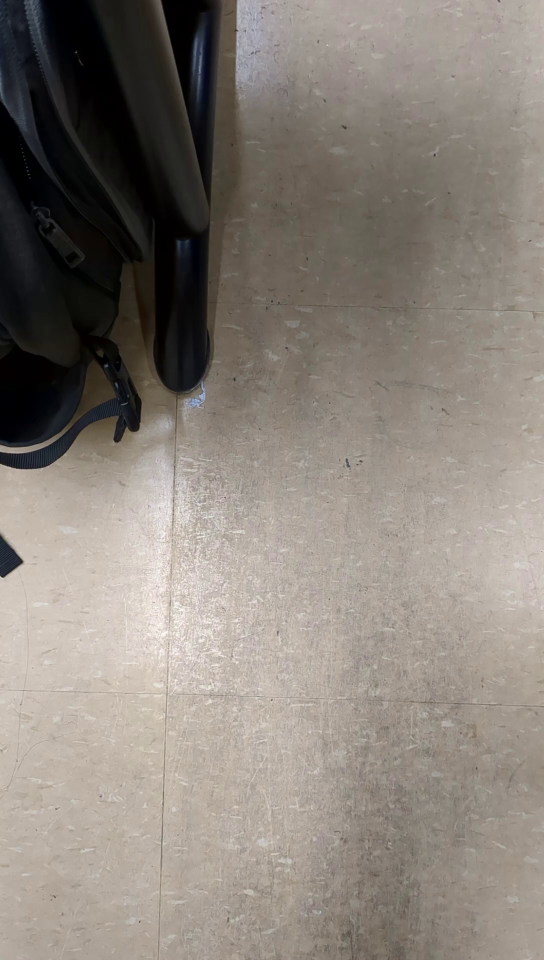
#> input picture frame 0 of week-6/compressed_video.mp4, 1088 x 1920 px, given in place of the camera (shown at 1/2 size)
$ python step1_calibrate.py 5
#> lines starting #> are read from the running program, lines starting #| are printed output that depends on the picture; after the words box and inside, x2 and y2 are one past the last pixel; in counts of white or black regions, pixels touching at a corner belong together
"""
Camera Calibration using OpenCV

This script captures images of a checkerboard pattern and computes
camera intrinsic parameters and distortion coefficients.

Instructions:
1. Print a checkerboard pattern (or display on a tablet/monitor)
   - Download from: https://github.com/opencv/opencv/blob/master/doc/pattern.png
   - Or use: https://calib.io/pages/camera-calibration-pattern-generator
2. Run this script
3. Show the checkerboard to the camera from different angles/distances
4. Press SPACE to capture when corners are detected (shown in color)
5. Capture 15-20 images from various angles
6. Press 'q' to finish and compute calibration

Controls:
    SPACE - Capture current frame (when corners detected)
    q     - Finish capturing and calibrate
    c     - Cycle to next camera
    ESC   - Exit without calibrating
"""

import cv2
import numpy as np
import os
import json
from datetime import datetime

# Get the directory where this script is located
SCRIPT_DIR = os.path.dirname(os.path.abspath(__file__))
DEFAULT_CALIBRATION_DIR = os.path.join(SCRIPT_DIR, "calibration_data")


def find_available_cameras(max_index=5):
    """Scan for available camera indices."""
    available = []
    for i in range(max_index):
        cap = cv2.VideoCapture(i)
        if cap.isOpened():
            available.append(i)
            cap.release()
    return available


def calibrate_camera(
    checkerboard_size=(9, 6),  # Inner corners (columns, rows)
    square_size=25.0,          # Size of square in mm (for real-world scale)
    camera_index=None,
    output_dir=None
):
    # Use default calibration directory (under script's folder) if not specified
#> called with checkerboard_size = (9, 6), square_size = 25, camera_index = 5
    if output_dir is None:
        output_dir = DEFAULT_CALIBRATION_DIR
    """
    Perform camera calibration using a checkerboard pattern.

    Args:
        checkerboard_size: Number of inner corners (width, height)
        square_size: Size of each square in mm
        camera_index: Camera to use (None for auto-detect)
        output_dir: Directory to save calibration results
    """
    # Create output directory
    os.makedirs(output_dir, exist_ok=True)

    # Find available cameras
    available_cameras = find_available_cameras()
    if not available_cameras:
        print("Error: No cameras found!")
        return None

    print(f"Available cameras: {available_cameras}")

    if camera_index is None:
        camera_index = available_cameras[0]
    elif camera_index not in available_cameras:
        print(f"Camera {camera_index} not available, using {available_cameras[0]}")
        camera_index = available_cameras[0]

    cap = cv2.VideoCapture(camera_index)

    if not cap.isOpened():
        print(f"Error: Could not open camera {camera_index}")
        return None

    # Get camera resolution
    width = int(cap.get(cv2.CAP_PROP_FRAME_WIDTH))
    height = int(cap.get(cv2.CAP_PROP_FRAME_HEIGHT))

    print(f"\nCamera {camera_index} opened ({width}x{height})")
    print(f"Checkerboard size: {checkerboard_size[0]}x{checkerboard_size[1]} inner corners")
    print(f"Square size: {square_size}mm")
    print("\n" + "="*50)
    print("Show the checkerboard pattern to the camera.")
    print("When corners are detected, they'll be drawn in color.")
    print("="*50)
    print("\nControls:")
    print("  SPACE - Capture frame (when corners detected)")
    print("  q     - Finish and calibrate")
    print("  c     - Switch camera")
    print("  ESC   - Exit without calibrating")
    print()

    # Prepare object points (0,0,0), (1,0,0), (2,0,0), ..., (8,5,0)
    objp = np.zeros((checkerboard_size[0] * checkerboard_size[1], 3), np.float32)
    objp[:, :2] = np.mgrid[0:checkerboard_size[0], 0:checkerboard_size[1]].T.reshape(-1, 2)
    objp *= square_size  # Scale to actual size

    # Arrays to store object points and image points
    obj_points = []  # 3D points in real world space
    img_points = []  # 2D points in image plane

    # Criteria for corner refinement
    criteria = (cv2.TERM_CRITERIA_EPS + cv2.TERM_CRITERIA_MAX_ITER, 30, 0.001)

    captured_count = 0
    current_cam_idx = available_cameras.index(camera_index)

    while True:
        ret, frame = cap.read()
#> frame is the input picture: shape (1920, 1088, 3); mean B, G, R 121.9, 129.4, 136.9
        if not ret:
            print("Error: Can't receive frame")
            break

        # Convert to grayscale for corner detection
        gray = cv2.cvtColor(frame, cv2.COLOR_BGR2GRAY)

        # Find checkerboard corners
        found, corners = cv2.findChessboardCorners(
            gray, checkerboard_size,
            cv2.CALIB_CB_ADAPTIVE_THRESH + cv2.CALIB_CB_FAST_CHECK + cv2.CALIB_CB_NORMALIZE_IMAGE
        )
#> found = False; corners = None

        # Create display frame
        display = frame.copy()

        if found:
            # Refine corner positions
            corners_refined = cv2.cornerSubPix(gray, corners, (11, 11), (-1, -1), criteria)

            # Draw corners on display frame
            cv2.drawChessboardCorners(display, checkerboard_size, corners_refined, found)

            status_color = (0, 255, 0)  # Green - ready to capture
            status_text = "CORNERS DETECTED - Press SPACE to capture"
        else:
            status_color = (0, 0, 255)  # Red - no corners
            status_text = "Searching for checkerboard..."

        # Draw status bar
        cv2.rectangle(display, (0, 0), (width, 40), (0, 0, 0), -1)
        cv2.putText(display, status_text, (10, 28), cv2.FONT_HERSHEY_SIMPLEX,
                    0.7, status_color, 2)
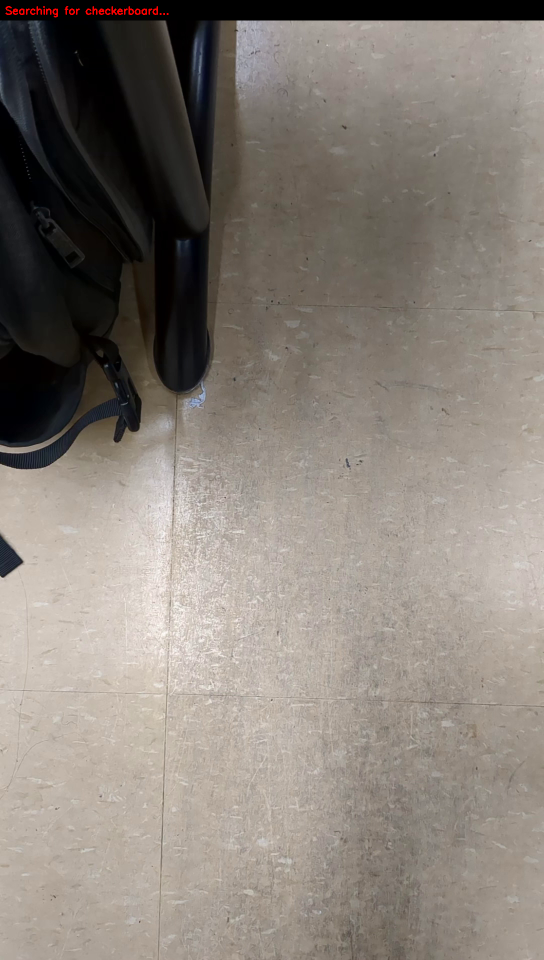
#> display: shape (1920, 1088, 3) (shown at 1/2 size); mean B, G, R 119.7, 127.2, 134.9

        # Draw capture count
        count_text = f"Captured: {captured_count}/15+ | Camera: {camera_index}"
        cv2.putText(display, count_text, (width - 300, 28), cv2.FONT_HERSHEY_SIMPLEX,
                    0.6, (255, 255, 255), 1)
#> display: shape (1920, 1088, 3); 0.03% of pixels changed, all inside (x1, y1, x2, y2) = (790, 13, 1075, 33)

        cv2.imshow('Camera Calibration', display)

        key = cv2.waitKey(1) & 0xFF
#> (key q is pressed here)

        if key == 27:  # ESC
            print("\nCalibration cancelled.")
            cap.release()
            cv2.destroyAllWindows()
            return None

        elif key == ord('q'):
            if captured_count < 5:
                print(f"\nNeed at least 5 captures (have {captured_count}). Keep capturing or press ESC to cancel.")
            else:
                print(f"\nFinishing with {captured_count} captures...")
                break

        elif key == ord('c') and len(available_cameras) > 1:
            cap.release()
            current_cam_idx = (current_cam_idx + 1) % len(available_cameras)
            camera_index = available_cameras[current_cam_idx]
            cap = cv2.VideoCapture(camera_index)
            width = int(cap.get(cv2.CAP_PROP_FRAME_WIDTH))
            height = int(cap.get(cv2.CAP_PROP_FRAME_HEIGHT))
            print(f"Switched to camera {camera_index}")

        elif key == ord(' ') and found:
            # Capture this frame
            obj_points.append(objp)
            img_points.append(corners_refined)
            captured_count += 1

            # Save the captured image
            img_path = os.path.join(output_dir, f"capture_{captured_count:02d}.png")
            cv2.imwrite(img_path, frame)
            print(f"Captured {captured_count}: {img_path}")

            # Flash effect
            cv2.imshow('Camera Calibration', np.ones_like(display) * 255)
            cv2.waitKey(100)

    cap.release()
    cv2.destroyAllWindows()

    if captured_count < 5:
        print("Not enough captures for calibration.")
        return None

    # Perform calibration
    print("\nCalibrating camera...")
    print("This may take a moment...")

    ret, camera_matrix, dist_coeffs, rvecs, tvecs = cv2.calibrateCamera(
        obj_points, img_points, (width, height), None, None
    )

    if not ret:
        print("Calibration failed!")
        return None

    # Calculate reprojection error
    total_error = 0
    for i in range(len(obj_points)):
        img_points_proj, _ = cv2.projectPoints(obj_points[i], rvecs[i], tvecs[i],
                                                camera_matrix, dist_coeffs)
        error = cv2.norm(img_points[i], img_points_proj, cv2.NORM_L2) / len(img_points_proj)
        total_error += error
    mean_error = total_error / len(obj_points)

    # Display results
    print("\n" + "="*50)
    print("CALIBRATION RESULTS")
    print("="*50)
    print(f"\nReprojection Error: {mean_error:.4f} pixels")
    print("(Lower is better, < 0.5 is good, < 0.3 is excellent)")

    print(f"\nCamera Matrix:\n{camera_matrix}")
    print(f"\nDistortion Coefficients:\n{dist_coeffs.ravel()}")

    # Extract focal length and principal point
    fx, fy = camera_matrix[0, 0], camera_matrix[1, 1]
    cx, cy = camera_matrix[0, 2], camera_matrix[1, 2]
    print(f"\nFocal Length: fx={fx:.2f}, fy={fy:.2f} pixels")
    print(f"Principal Point: cx={cx:.2f}, cy={cy:.2f} pixels")

    # Save calibration data
    timestamp = datetime.now().strftime("%Y%m%d_%H%M%S")

    # Save as NumPy files
    np.save(os.path.join(output_dir, "camera_matrix.npy"), camera_matrix)
    np.save(os.path.join(output_dir, "dist_coeffs.npy"), dist_coeffs)

    # Save as JSON for readability
    calibration_data = {
        "timestamp": timestamp,
        "camera_index": camera_index,
        "resolution": {"width": width, "height": height},
        "checkerboard_size": list(checkerboard_size),
        "square_size_mm": square_size,
        "num_captures": captured_count,
        "reprojection_error": mean_error,
        "camera_matrix": camera_matrix.tolist(),
        "dist_coeffs": dist_coeffs.ravel().tolist(),
        "focal_length": {"fx": fx, "fy": fy},
        "principal_point": {"cx": cx, "cy": cy}
    }

    json_path = os.path.join(output_dir, "calibration.json")
    with open(json_path, 'w') as f:
        json.dump(calibration_data, f, indent=2)

    print(f"\nCalibration saved to: {output_dir}/")
    print(f"  - camera_matrix.npy")
    print(f"  - dist_coeffs.npy")
    print(f"  - calibration.json")

    # Show undistortion preview
    show_undistortion_preview(camera_index, camera_matrix, dist_coeffs)

    return calibration_data


# [66 lines left out: functions show_undistortion_preview, load_calibration, not called in this run]


if __name__ == "__main__":
    import sys

    # Default checkerboard: 9x6 inner corners, 25mm squares
    # Adjust these values to match YOUR checkerboard pattern!
    CHECKERBOARD_SIZE = (9, 6)  # (columns, rows) of INNER corners
    SQUARE_SIZE = 25.0          # Size of each square in mm

    # Parse command line camera index
    cam_idx = int(sys.argv[1]) if len(sys.argv) > 1 else None

    print("="*50)
    print("CAMERA CALIBRATION")
    print("="*50)
    print(f"\nExpecting checkerboard with {CHECKERBOARD_SIZE[0]}x{CHECKERBOARD_SIZE[1]} inner corners")
    print(f"Square size: {SQUARE_SIZE}mm")
    print("\nIf your checkerboard is different, edit CHECKERBOARD_SIZE at the")
    print("bottom of this script. Count INNER corners, not squares!")
    print("\nExample: A 10x7 squares board has 9x6 inner corners")
    print()

    calibrate_camera(
        checkerboard_size=CHECKERBOARD_SIZE,
        square_size=SQUARE_SIZE,
        camera_index=cam_idx
    )
